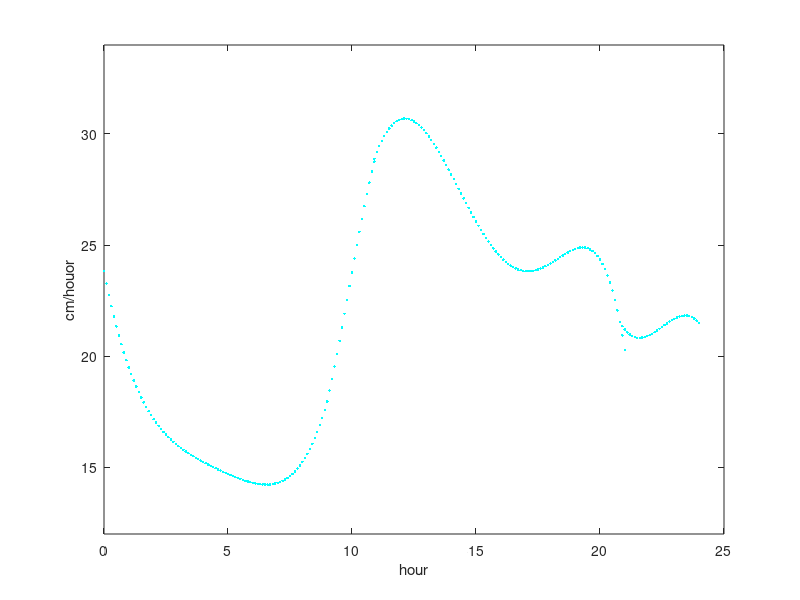

Write the MATLAB code that produced this figure.
t=[0 0.92 1.84 2.95 3.87 4.98 5.9 7.01 7.93 8.97 10.95 12.03 12.95 13.88 14.98 15.90 16.83 17.93 19.04 19.9 20.84 23.88 24.99 25.91];
h=[968 948 931 913 898 881 869 852 839 822 1082 1050 1021 994 965 941 918 892 866 843 822 1059 1035 1018];
c1=polyfit(t(1:10),h(1:10),5)
a1=polyder(c1)
tp1=0:0.1:9;
x1=-polyval(a1,tp1);
plot(tp1,x1,'c.')
axis([0 25 12  34])
hold on
c2=polyfit(t(10.9:21),h(10.9:21),6);
a2=polyder(c2);
tp2=10.9:0.1:21;
x2=-polyval(a2,tp2);
plot(tp2,x2,'c.')
axis([0 25 12  34])
hold on
xx1=-polyval(a1,[8 9]);
xx2=-polyval(a2,[11 12]);
xx12=[xx1 xx2];
c12=polyfit([8 9 11 12],xx12,5)
tp12=9:0.1:11;
x12=polyval(c12,tp12);
plot(tp12,x12,'c.')
axis([0 25 12  34])
hold on
dt3=diff(t(22:24));
dh3=diff(h(22:24));
dht3=-dh3./dt3;
t3=[20 20.8 t(22) t(23)]
xx3=[-polyval(a2,t3(1:2)),dht3];
c3=[-polyfit(t3,xx3,5)];
tp3=20.8:0.1:24;
x3=-polyval(c3,tp3);
plot(tp3,x3,'c.')
axis([0 25 12  34])
xlabel('hour')
ylabel('cm/houor')